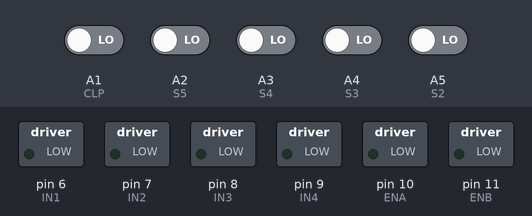
The sketch below on a simulated Arduino Nano, built with avr-gcc and run on an emulated ATmega328P. Parts: switched loads named in the sketch (green lamp = pin HIGH). Inputs (shaded band) come from the test bench; at power-on: A1 (CLP), A2 (S5), A3 (S4), A4 (S3), A5 (S2) LOW.

Above: at 1.2 s.
1.3 s: A3 (S4) driven HIGH
At 2.5 s:
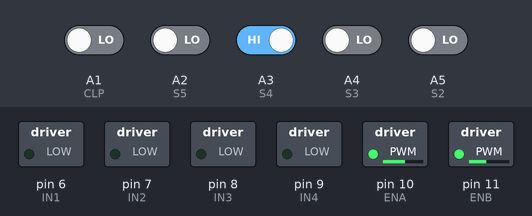
2.8 s: A1 (CLP) driven HIGH
At 3.6 s:
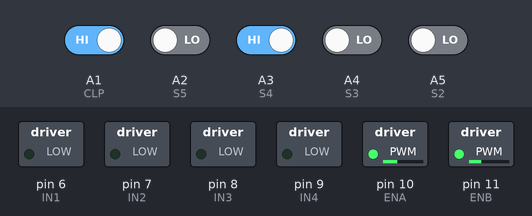
4.3 s: A5 (S2) driven HIGH
At 4.7 s:
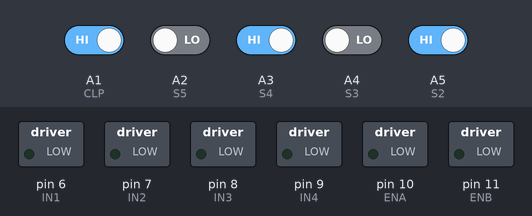
5.8 s: A3 (S4) driven LOW
At 6.3 s:
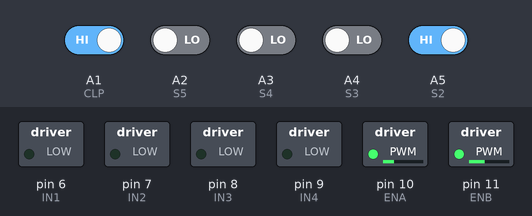
7.3 s: A4 (S3) driven HIGH
At 8.2 s:
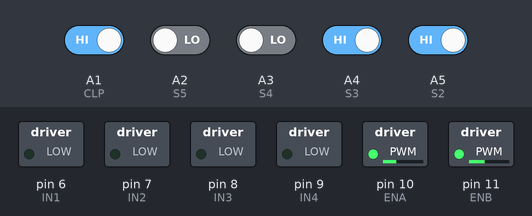
8.8 s: A1 (CLP) driven LOW
At 9.8 s:
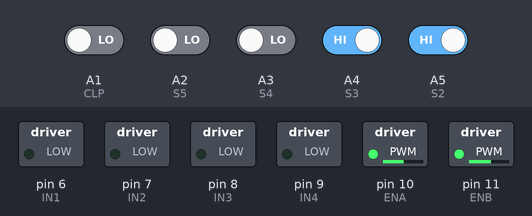
Timing chart, 0 to 11.3 s (numbered marks = the images above; inputs shaded):
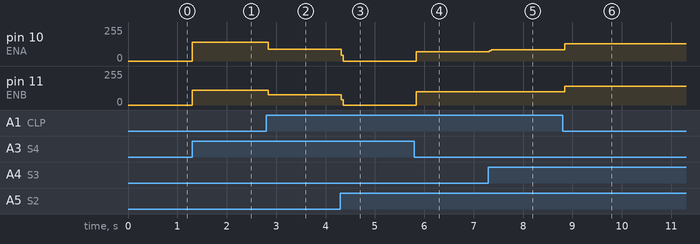

The sketch:

Codigo-SEM-PID-2.0.ino
```cpp
// -- PINOS DA PONTE H ------------
#define ENA 10 // MOTOR A (ESQUERDO)
#define ENB 11 // MOTOR B (DIREITO)

#define IN1 6 // DIREÇÃO MOTOR A (ESQUERDO)
#define IN2 7 //
#define IN3 8 // DIREÇÃO MOTOR B (DIREITO)
#define IN4 9 //

// -- PINOS DA MATRIZ -------------
#define NEAR A0
#define CLP A1
#define S5 A2
#define S4 A3
#define S3 A4
#define S2 A5
#define S1 A6

// -- ARRAY DOS SENSORES ----------
int s[5] = {0, 0, 0, 0, 0};

void setup(){
  pinMode(S1, INPUT);
  pinMode(S2, INPUT);
  pinMode(S3, INPUT);
  pinMode(S4, INPUT);
  pinMode(S5, INPUT);
  pinMode(CLP, INPUT);

  pinMode(IN1, OUTPUT);
  pinMode(IN2, OUTPUT);
  pinMode(IN3, OUTPUT);
  pinMode(IN4, OUTPUT);
  pinMode(ENA, OUTPUT);
  pinMode(ENB, OUTPUT);

  Serial.begin(9600);

}

void loop(){
  lerMatriz();

  if (digitalRead(CLP)) {
    analogWrite(ENA, 0);
    analogWrite(ENB, 0);
  }

  // 1 1 0 -- VIRAR PARA A ESQUERDA --------------------------
  if((s[1] == HIGH) && (s[2] == HIGH) && (s[3] == LOW)){
    analogWrite(ENA, 130);
    analogWrite(ENB, 140);
  }
  // 1 0 0
  else if((s[1] == HIGH) && (s[2] == LOW) && (s[3] == LOW)){
    analogWrite(ENA, 110);
    analogWrite(ENB, 140);
  } // -------------------------------------------------------


  // 0 1 0 -- RETO -------------------------------------------
  else if((s[1] == LOW) && (s[2] == HIGH) && (s[3] == LOW)){
    analogWrite(ENA, 140);
    analogWrite(ENB, 140);
  } // -------------------------------------------------------


  // 0 1 1 -- VIRAR PARA A DIREITA ---------------------------
  else if((s[1] == LOW) && (s[2] == HIGH) && (s[3] == HIGH)){
    analogWrite(ENA, 140);
    analogWrite(ENB, 130);
  }
  // 0 0 1
  else if((s[1] == LOW) && (s[2] == LOW) && (s[3] == HIGH)){
    analogWrite(ENA, 140);
    analogWrite(ENB, 110);
  } // -------------------------------------------------------


}

void lerMatriz(){
  s[0] = digitalRead(S1);
  s[1] = digitalRead(S2);
  s[2] = digitalRead(S3);
  s[3] = digitalRead(S4);
  s[4] = digitalRead(S5);
}
```

Measured:
- after the input at 1.3 s, pin 10 (ENA): 0/255 → 140/255 at once; pin 11 (ENB): 0/255 → 110/255 at once
- after the input at 2.8 s, pin 10 (ENA): 140/255 → 90/255 at once; pin 11 (ENB): 110/255 → 77/255 at once
- after the input at 4.3 s, pin 10 (ENA): 90/255 → 0/255 at once; pin 11 (ENB): 77/255 → 0/255 at once
- after the input at 5.8 s, pin 10 (ENA): 0/255 → 70/255 at once; pin 11 (ENB): 0/255 → 99/255 at once
- after the input at 7.3 s, pin 10 (ENA): 70/255 → 83/255 at once
- after the input at 8.8 s, pin 10 (ENA): 83/255 → 130/255 at once; pin 11 (ENB): 99/255 → 140/255 at once
